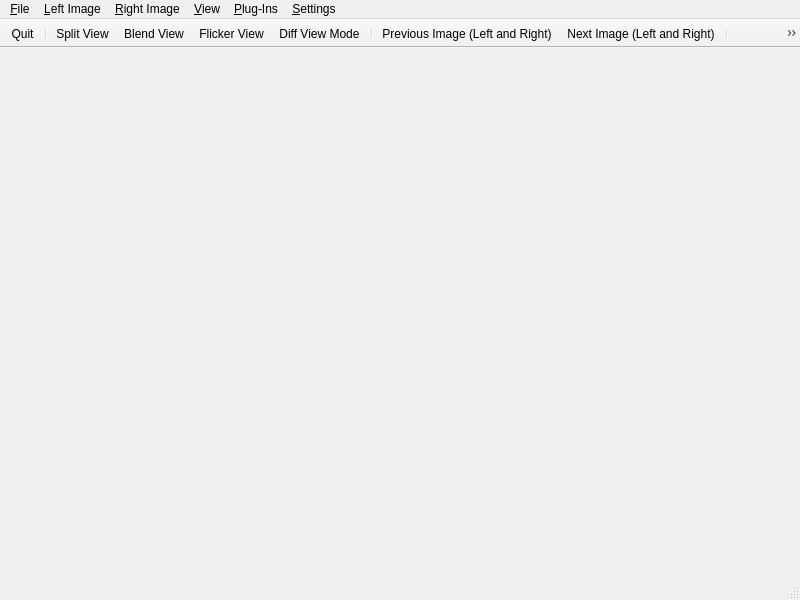
<?xml version="1.0" encoding="UTF-8"?>
<ui version="4.0">
  <class>MainWindow</class>
  <widget class="QMainWindow" name="MainWindow">
    <property name="geometry">
      <rect>
        <x>0</x>
        <y>0</y>
        <width>800</width>
        <height>600</height>
      </rect>
    </property>
    <property name="acceptDrops">
      <bool>true</bool>
    </property>
    <property name="windowTitle">
      <string>Image Comparer</string>
    </property>
    <property name="windowIcon">
      <iconset theme="image-viewer"/>
    </property>
    <widget class="QWidget" name="centralwidget">
      <layout class="QVBoxLayout" name="verticalLayout">
        <property name="spacing">
          <number>0</number>
        </property>
        <property name="leftMargin">
          <number>0</number>
        </property>
        <property name="topMargin">
          <number>0</number>
        </property>
        <property name="rightMargin">
          <number>0</number>
        </property>
        <property name="bottomMargin">
          <number>0</number>
        </property>
      </layout>
    </widget>
    <widget class="QMenuBar" name="menubar">
      <property name="geometry">
        <rect>
          <x>0</x>
          <y>0</y>
          <width>800</width>
          <height>23</height>
        </rect>
      </property>
      <widget class="QMenu" name="menu_File">
        <property name="title">
          <string>&amp;File</string>
        </property>
        <addaction name="actionPreviousImageLeftAndRight"/>
        <addaction name="actionNextImageLeftAndRight"/>
        <addaction name="actionGoToFrame"/>
        <addaction name="separator"/>
        <!--    <addaction name="actionSwapLeftRight"/>
    <addaction name="separator"/> -->
        <addaction name="actionQuit"/>
      </widget>
      <widget class="QMenu" name="menu_Left_Image">
        <property name="title">
          <string>&amp;Left Image</string>
        </property>
        <addaction name="actionPreviousImageLeft"/>
        <addaction name="actionNextImageLeftOnly"/>
        <addaction name="separator"/>
        <addaction name="actionOpenImageLeft"/>
        <addaction name="actionSaveLeftImage"/>
        <addaction name="actionCloseLeftImage"/>
        <addaction name="separator" />
      </widget>
      <widget class="QMenu" name="menu_Right_Image">
        <property name="title">
          <string>&amp;Right Image</string>
        </property>
        <addaction name="actionPreviousImageRight"/>
        <addaction name="actionNextImageRightOnly"/>
        <addaction name="separator"/>
        <addaction name="actionOpenImageRight"/>
        <addaction name="actionSaveRightImage"/>
        <addaction name="actionCloseRightImage"/>
        <addaction name="separator" />
      </widget>
      <widget class="QMenu" name="menu_View">
        <property name="title">
          <string>&amp;View</string>
        </property>
        <addaction name="actionSplitView"/>
        <addaction name="actionBlendView"/>
        <addaction name="actionFlickerView"/>
        <addaction name="actionDiffView"/>
        <addaction name="separator"/>
        <addaction name="actionBilinearInterpolation"/>
        <addaction name="actionAdjustBrightness"/>
        <addaction name="separator"/>
        <addaction name="actionShowFullscreen"/>
        <addaction name="actionShowInfoBox"/>
        <addaction name="actionShowMenu"/>
      </widget>

      <widget class="QMenu" name="menuPlugIns">
        <property name="title">
          <string>&amp;Plug-Ins</string>
        </property>
        <addaction name="actionShowPythonConsole"/>
        <!-- <addaction name="actionReloadPlugins"/> -->
      </widget>
      <widget class="QMenu" name="menu_Settings">
        <property name="title">
          <string>&amp;Settings</string>
        </property>
        <addaction name="actionKeepAllInRam"/>
        <addaction name="separator"/>
        <addaction name="actionAbout"/>
      </widget>
      <addaction name="menu_File"/>
      <addaction name="menu_Left_Image"/>
      <addaction name="menu_Right_Image"/>
      <addaction name="menu_View"/>
      <addaction name="menuPlugIns"/>
      <addaction name="menu_Settings"/>
    </widget>
    <widget class="QStatusBar" name="statusbar"/>
    <widget class="QToolBar" name="mainToolBar">
      <property name="contextMenuPolicy">
        <enum>Qt::PreventContextMenu</enum>
      </property>
      <property name="windowTitle">
        <string>Main Toolbar</string>
      </property>
      <property name="movable">
        <bool>false</bool>
      </property>
      <property name="allowedAreas">
        <set>Qt::NoToolBarArea</set>
      </property>
      <property name="toolButtonStyle">
        <enum>Qt::ToolButtonIconOnly</enum>
      </property>
      <property name="floatable">
        <bool>false</bool>
      </property>
      <attribute name="toolBarArea">
        <enum>TopToolBarArea</enum>
      </attribute>
      <attribute name="toolBarBreak">
        <bool>false</bool>
      </attribute>
      <addaction name="actionQuit"/>
      <addaction name="separator"/>
      <addaction name="actionSplitView"/>
      <addaction name="actionBlendView"/>
      <addaction name="actionFlickerView"/>
      <addaction name="actionDiffView"/>
      <addaction name="separator"/>
      <addaction name="actionPreviousImageLeftAndRight"/>
      <addaction name="actionNextImageLeftAndRight"/>
      <addaction name="separator"/>
      <addaction name="actionShowFullscreen"/>
      <addaction name="actionExitFullscreen"/>
      <addaction name="actionShowInfoBox"/>
      <addaction name="actionShowMenu"/>
    </widget>
    <action name="actionSplitView">
      <property name="checkable">
        <bool>true</bool>
      </property>
      <property name="icon">
        <iconset theme="view-split-left-right" resource="../gui/icons.qrc">
          <normaloff>:/icons/view-split-left-right.svg</normaloff>:/icons/view-split-left-right.svg
        </iconset>
      </property>
      <property name="text">
        <string>&amp;Split View</string>
      </property>
      <property name="shortcut">
        <string>Ctrl+1</string>
      </property>
      <property name="autoRepeat">
        <bool>false</bool>
      </property>
    </action>
    <action name="actionAbout">
      <property name="icon">
        <iconset theme="help-about" resource="../gui/icons.qrc">
          <normaloff>:/icons/help-about.svg</normaloff>:/icons/help-about.svg
        </iconset>
      </property>
      <property name="text">
        <string>&amp;About...</string>
      </property>
    </action>
    <action name="actionShowMenu">
      <property name="checkable">
        <bool>true</bool>
      </property>
      <property name="icon">
        <iconset theme="show-menu" resource="../gui/icons.qrc">
          <normaloff>:/icons/show-menu.svg</normaloff>:/icons/show-menu.svg
        </iconset>
      </property>
      <property name="text">
        <string>Show &amp;Menu</string>
      </property>
      <property name="shortcut">
        <string>Ctrl+M</string>
      </property>
      <property name="autoRepeat">
        <bool>false</bool>
      </property>
    </action>
    <action name="actionBlendView">
      <property name="checkable">
        <bool>true</bool>
      </property>
      <property name="icon">
        <iconset theme="transform-shear-right" resource="../gui/icons.qrc">
          <normaloff>:/icons/transform-shear-right.svg</normaloff>:/icons/transform-shear-right.svg
        </iconset>
      </property>
      <property name="text">
        <string>&amp;Blend View</string>
      </property>
      <property name="shortcut">
        <string>Ctrl+2</string>
      </property>
      <property name="autoRepeat">
        <bool>false</bool>
      </property>
    </action>
    <action name="actionQuit">
      <property name="icon">
        <iconset theme="application-exit" resource="../gui/icons.qrc">
          <normaloff>:/icons/application-exit.svg</normaloff>:/icons/application-exit.svg
        </iconset>
      </property>
      <property name="text">
        <string>&amp;Quit</string>
      </property>
      <property name="shortcut">
        <string>Ctrl+Q</string>
      </property>
    </action>
    <action name="actionShowPythonConsole">
      <!-- <property name="icon">
        <iconset theme="application-exit" resource="../gui/icons.qrc">
          <normaloff>:/icons/application-exit.svg</normaloff>:/icons/application-exit.svg
        </iconset>
      </property> -->
      <property name="text">
        <string>Show Python &amp;Console</string>
      </property>
      <property name="shortcut">
        <string>F7</string>
      </property>
    </action>
    <action name="actionReloadPlugins">
      <!-- <property name="icon">
        <iconset theme="application-exit" resource="../gui/icons.qrc">
          <normaloff>:/icons/application-exit.svg</normaloff>:/icons/application-exit.svg
        </iconset>
      </property> -->
      <property name="text">
        <string>&amp;Reload Plugins</string>
      </property>
      <property name="shortcut">
        <string>F5</string>
      </property>
    </action>
    <action name="actionNextImageLeftAndRight">
      <property name="icon">
        <iconset theme="go-next" resource="../gui/icons.qrc">
          <normaloff>:/icons/go-next.svg</normaloff>:/icons/go-next.svg
        </iconset>
      </property>
      <property name="text">
        <string>&amp;Next Image (Left and Right)</string>
      </property>
      <property name="shortcut">
        <string>Right</string>
      </property>
    </action>
    <action name="actionPreviousImageLeftAndRight">
      <property name="icon">
        <iconset theme="go-previous" resource="../gui/icons.qrc">
          <normaloff>:/icons/go-previous.svg</normaloff>:/icons/go-previous.svg
        </iconset>
      </property>
      <property name="text">
        <string>&amp;Previous Image (Left and Right)</string>
      </property>
      <property name="shortcut">
        <string>Left</string>
      </property>
    </action>
    <action name="actionNextImageRightOnly">
      <property name="icon">
        <iconset theme="go-next" resource="../gui/icons.qrc">
          <normaloff>:/icons/go-next.svg</normaloff>:/icons/go-next.svg
        </iconset>
      </property>
      <property name="text">
        <string>&amp;Next Image (Right only)</string>
      </property>
      <property name="shortcut">
        <string>Shift+Right</string>
      </property>
    </action>
    <action name="actionNextImageLeftOnly">
      <property name="icon">
        <iconset theme="go-next">
          <normaloff>.</normaloff>.
        </iconset>
      </property>
      <property name="text">
        <string>&amp;Next Image (Left only)</string>
      </property>
      <property name="toolTip">
        <string>Next Image (Left only)</string>
      </property>
      <property name="shortcut">
        <string>Ctrl+Right</string>
      </property>
    </action>
    <action name="actionPreviousImageRight">
      <property name="icon">
        <iconset theme="go-previous">
          <normaloff>.</normaloff>.
        </iconset>
      </property>
      <property name="text">
        <string>&amp;Previous Image (Right only)</string>
      </property>
      <property name="shortcut">
        <string>Shift+Left</string>
      </property>
    </action>
    <action name="actionPreviousImageLeft">
      <property name="icon">
        <iconset theme="go-previous">
          <normaloff>.</normaloff>.
        </iconset>
      </property>
      <property name="text">
        <string>&amp;Previous Image (Left Only)</string>
      </property>
      <property name="toolTip">
        <string>Previous Image (Left only)</string>
      </property>
      <property name="shortcut">
        <string>Ctrl+Left</string>
      </property>
    </action>
    <action name="actionFlickerView">
      <property name="checkable">
        <bool>true</bool>
      </property>
      <property name="icon">
        <iconset theme="tools-wizard" resource="../gui/icons.qrc">
          <normaloff>:/icons/tools-wizard.svg</normaloff>:/icons/tools-wizard.svg
        </iconset>
      </property>
      <property name="text">
        <string>&amp;Flicker View</string>
      </property>
      <property name="shortcut">
        <string>Ctrl+3</string>
      </property>
    </action>
    <action name="actionShowFullscreen">
      <property name="icon">
        <iconset theme="view-fullscreen" resource="../gui/icons.qrc">
          <normaloff>:/icons/view-fullscreen.svg</normaloff>:/icons/view-fullscreen.svg
        </iconset>
      </property>
      <property name="text">
        <string>S&amp;how Fullscreen</string>
      </property>
      <property name="shortcut">
        <string>F11</string>
      </property>
    </action>
    <action name="actionExitFullscreen">
      <property name="icon">
        <iconset theme="view-close" resource="../gui/icons.qrc">
          <normaloff>:/icons/view-close.svg</normaloff>:/icons/view-close.svg
        </iconset>
      </property>
      <property name="text">
        <string>&amp;Exit Fullscreen</string>
      </property>
      <property name="shortcut">
        <string>F11</string>
      </property>
      <property name="visible">
        <bool>false</bool>
      </property>
    </action>
    <action name="actionBilinearInterpolation">
      <property name="checkable">
        <bool>true</bool>
      </property>
      <property name="text">
        <string>Bi&amp;linear Interpolation</string>
      </property>
      <property name="toolTip">
        <string>Activates bilinear interpolation for image display (default is nearest neighbor interpolation)</string>
      </property>
      <property name="shortcut">
        <string>Ctrl+B</string>
      </property>
    </action>
    <action name="actionSaveLeftImage">
      <property name="icon">
        <iconset theme="document-save" resource="../gui/icons.qrc">
          <normaloff>:/icons/document-save.svg</normaloff>:/icons/document-save.svg
        </iconset>
      </property>
      <property name="text">
        <string>&amp;Save Left Image as ...</string>
      </property>
      <property name="shortcut">
        <string>Ctrl+S</string>
      </property>
    </action>
    <action name="actionSaveRightImage">
      <property name="icon">
        <iconset theme="document-save" resource="../gui/icons.qrc">
          <normaloff>:/icons/document-save.svg</normaloff>:/icons/document-save.svg
        </iconset>
      </property>
      <property name="text">
        <string>&amp;Save Right Image as ...</string>
      </property>
      <property name="shortcut">
        <string>Ctrl+Shift+S</string>
      </property>
    </action>
    <action name="actionShowInfoBox">
      <property name="checkable">
        <bool>true</bool>
      </property>
      <property name="icon">
        <iconset theme="help-about" resource="../gui/icons.qrc">
          <normaloff>:/icons/help-about.svg</normaloff>:/icons/help-about.svg
        </iconset>
      </property>
      <property name="text">
        <string>Show &amp;Info Box</string>
      </property>
      <property name="shortcut">
        <string>Ctrl+I</string>
      </property>
    </action>
    <action name="actionDiffView">
      <property name="checkable">
        <bool>true</bool>
      </property>
      <property name="icon">
        <iconset theme="kr_comparedirs" resource="../gui/icons.qrc">
          <normaloff>:/icons/kr_comparedirs.svg</normaloff>:/icons/kr_comparedirs.svg
        </iconset>
      </property>
      <property name="text">
        <string>&amp;Diff View Mode</string>
      </property>
      <property name="shortcut">
        <string>Ctrl+4</string>
      </property>
    </action>
    <action name="actionCloseLeftImage">
      <property name="icon">
        <iconset theme="document-close" resource="../gui/icons.qrc">
          <normaloff>:/icons/document-close.svg</normaloff>:/icons/document-close.svg
        </iconset>
      </property>
      <property name="text">
        <string>&amp;Close Left Image</string>
      </property>
      <property name="shortcut">
        <string>Ctrl+W</string>
      </property>
    </action>
    <action name="actionCloseRightImage">
      <property name="icon">
        <iconset theme="document-close" resource="../gui/icons.qrc">
          <normaloff>:/icons/document-close.svg</normaloff>:/icons/document-close.svg
        </iconset>
      </property>
      <property name="text">
        <string>&amp;Close Right Image</string>
      </property>
      <property name="shortcut">
        <string>Ctrl+Shift+W</string>
      </property>
    </action>
    <action name="actionOpenImageLeft">
      <property name="icon">
        <iconset theme="document-open" resource="../gui/icons.qrc">
          <normaloff>:/icons/document-open.svg</normaloff>:/icons/document-open.svg
        </iconset>
      </property>
      <property name="text">
        <string>&amp;Open Image Left</string>
      </property>
      <property name="shortcut">
        <string>Ctrl+O</string>
      </property>
    </action>
    <action name="actionOpenImageRight">
      <property name="icon">
        <iconset theme="document-open" resource="../gui/icons.qrc">
          <normaloff>:/icons/document-open.svg</normaloff>:/icons/document-open.svg
        </iconset>
      </property>
      <property name="text">
        <string>&amp;Open Image Right</string>
      </property>
      <property name="shortcut">
        <string>Ctrl+Shift+O</string>
      </property>
    </action>
    <action name="actionAdjustBrightness">
      <property name="icon">
        <iconset theme="contrast" resource="../gui/icons.qrc">
          <normaloff>:/icons/contrast.svg</normaloff>:/icons/contrast.svg
        </iconset>
      </property>
      <property name="text">
        <string>&amp;Adjust brightness</string>
      </property>
      <property name="shortcut">
        <string>Ctrl+Shift+C</string>
      </property>
    </action>
    <action name="actionGoToFrame">
      <property name="icon">
        <iconset theme="dialog-layers" resource="../gui/icons.qrc">
          <normaloff>:/icons/dialog-layers.svg</normaloff>:/icons/dialog-layers.svg
        </iconset>
      </property>
      <property name="text">
        <string>&amp;Go to Frame...</string>
      </property>
      <property name="shortcut">
        <string>Ctrl+G</string>
      </property>
      <property name="enabled">
        <bool>false</bool>
      </property>
    </action>
    <action name="actionKeepAllInRam">
      <property name="icon">
        <iconset theme="cpu" resource="../gui/icons.qrc">
          <normaloff>:/icons/cpu.svg</normaloff>:/icons/cpu.svg
        </iconset>
      </property>
      <property name="text">
        <string>Keep all Tiff Frames in &amp;RAM</string>
      </property>
      <property name="shortcut">
        <string>Ctrl+R</string>
      </property>
      <property name="enabled">
        <bool>false</bool>
      </property>
      <property name="checkable">
        <bool>true</bool>
      </property>
    </action>
    <action name="actionSwapLeftRight">
      <property name="icon">
        <iconset theme="document-swap" resource="../gui/icons.qrc">
          <normaloff>:/icons/document-swap.svg</normaloff>:/icons/document-swap.svg
        </iconset>
      </property>
      <property name="text">
        <string>&amp;Swap Images Left/Right</string>
      </property>
      <property name="shortcut">
        <string>Tab</string>
      </property>
    </action>
  </widget>
  <resources>
    <include location="../gui/icons.qrc"/>
  </resources>
  <connections/>
</ui>
